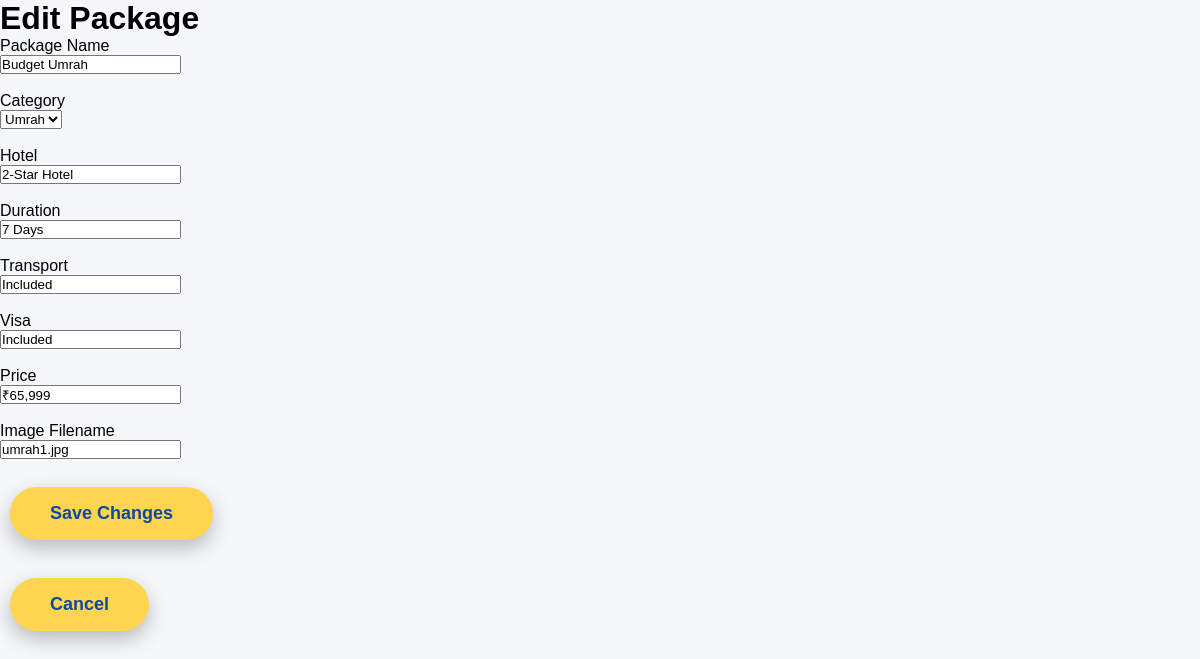
Screenshot of /edit_package/1 (signed in) with the database file from the repository.
### tables this page shows
CREATE TABLE packages (

    id INTEGER PRIMARY KEY AUTOINCREMENT,

    name TEXT,

    hotel TEXT,

    duration TEXT,

    transport TEXT,

    visa TEXT,

    price TEXT,

    image TEXT
, category TEXT DEFAULT 'Umrah');

### app.py (the view, shortened to what this page needs)
@app.route("/edit_package/<int:package_id>", methods=["GET", "POST"])
def edit_package(package_id):
    if "admin" not in session:
        return redirect("/login")
    connection = get_connection()
    cursor = connection.cursor()
    package = get_package_by_id(package_id)
    return render_template(
        "admin/edit_package.html",
        package=package
    )

### app.py (called while the page is built)
def get_connection():
    return sqlite3.connect("bookings.db")

def get_package_by_id(package_id):
    connection = get_connection()
    cursor = connection.cursor()
    cursor.execute(
        "SELECT * FROM packages WHERE id=?",
        (package_id,)
    )
    package = cursor.fetchone()
    connection.close()
    return package

### templates/admin/edit_package.html (shortened to what this page needs)
<!DOCTYPE html>
<html>
<head>
    <link
        rel="stylesheet"
        href="{{ url_for('static', filename='css/style.css') }}">
</head>
<body>
<h1>Edit Package</h1>
<form method="POST">
    <label>Package Name</label><br>
    <input
        type="text"
        name="name"
        value="{{ package[1] }}"
        required><br><br>
    <label>Category</label><br>
    <select name="category" required>
        <option
            value="Umrah"
            {% if package[8] == "Umrah" %}selected{% endif %}>
            Umrah
        </option>
    </select><br><br>
    <label>Hotel</label><br>
    <input
        type="text"
        name="hotel"
        value="{{ package[2] }}"
        required><br><br>
    <label>Duration</label><br>
    <input
        type="text"
        name="duration"
        value="{{ package[3] }}"
        required><br><br>
    <label>Transport</label><br>
    <input
        type="text"
        name="transport"
        value="{{ package[4] }}"
        required><br><br>
    <label>Visa</label><br>
    <input
        type="text"
        name="visa"
        value="{{ package[5] }}"
        required><br><br>
    <label>Price</label><br>
    <input
        type="text"
        name="price"
        value="{{ package[6] }}"
        required><br><br>
    <label>Image Filename</label><br>
    <input
        type="text"
        name="image"
        value="{{ package[7] }}"
        required><br><br>
    <button type="submit">
        Save Changes
    </button>
</form>
<br>
<a href="/admin/packages">
    <button>Cancel</button>
</a>
</body>
</html>

### static/css/style.css (style rules this page uses)
* { margin:0; padding:0; box-sizing:border-box; }
html { scroll-behavior:smooth; }
body { font-family:Arial,sans-serif; background:#f5f7fa; }
button { padding:16px 40px; margin:10px; border:none; border-radius:50px; background:#FFD54F; color:#0D47A1; font-size:18px; font-weight:bold; cursor:pointer; transition:.3s; box-shadow:0 8px 20px rgba(0,0,0,.25); }

### rows the page displays
packages: name "Budget Umrah", category "Umrah", hotel "2-Star Hotel", duration "7 Days", transport "Included", visa "Included", price "₹65,999", image "umrah1.jpg"
